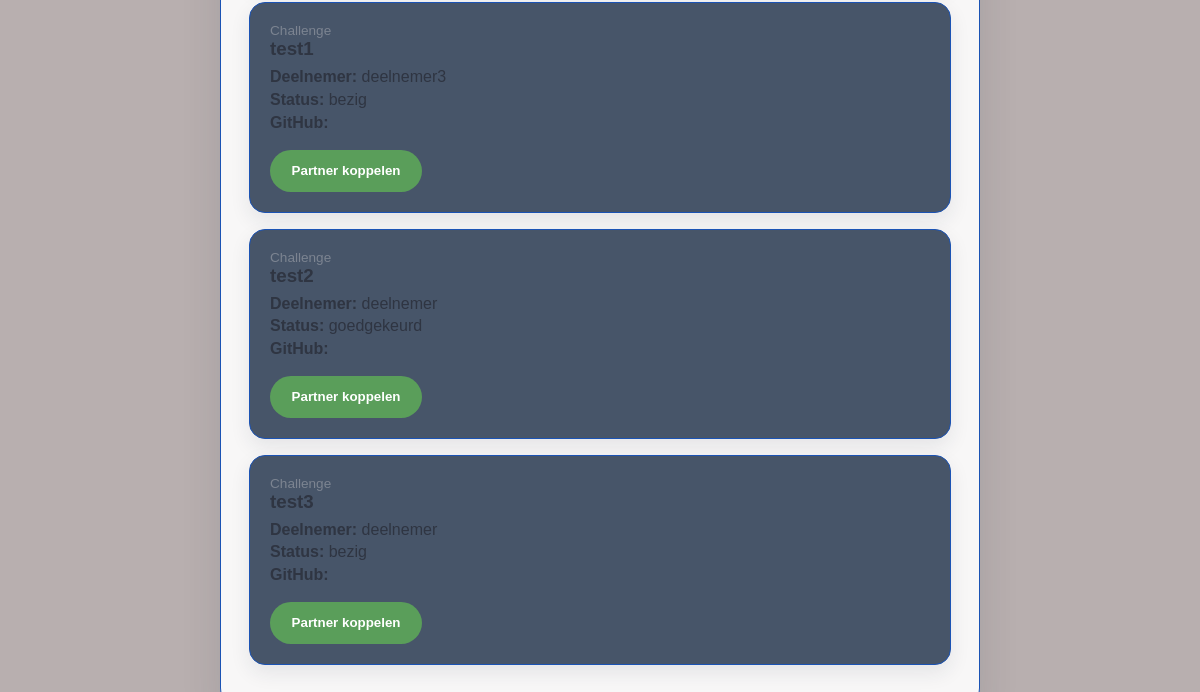
/projecten-zonder-partner/ (signed in, lower part), run on an earlier commit of the app's database.
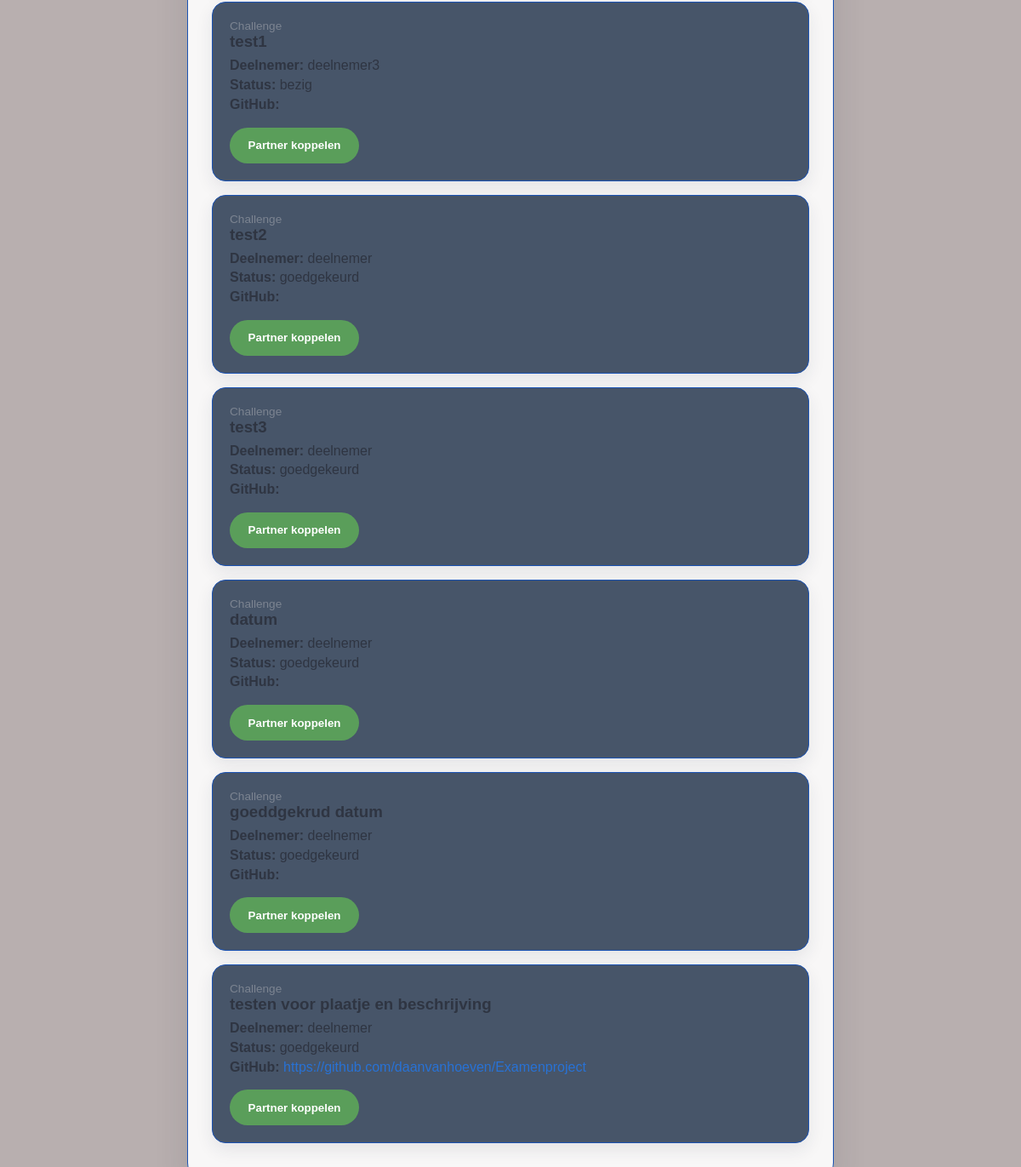
And on a later commit of the database.
### challenges/models.py (models this page shows, shortened)
class Project(models.Model):
    challenge = models.ForeignKey(Challenge, on_delete=models.CASCADE)
    deelnemer = models.ForeignKey(
        User,
        on_delete=models.CASCADE,
        related_name='projecten'
    )
    partner = models.ForeignKey(
        User,
        on_delete=models.SET_NULL,
        null=True,
        blank=True,
        related_name='partner_projecten'
    )
    uitgenodigde_partner = models.ForeignKey(
        User,
        on_delete=models.SET_NULL,
        null=True,
        blank=True,
        related_name='uitnodigingen'
    )
    geblokkeerd = models.BooleanField(default=False)
    github_link = models.URLField()
    beschrijving = models.TextField(blank=True)
    aangemaakt_op = models.DateTimeField(auto_now_add=True)
    afbeelding = models.FileField(upload_to='project_afbeeldingen/', blank=True, null=True)
    likes = models.PositiveIntegerField(default=0)
    status = models.CharField(
        max_length=20,
        choices=[
            ('bezig', 'Bezig'),
            ('ingediend', 'Ingediend'),
            ('goedgekeurd', 'Goedgekeurd'),
            ('afgekeurd', 'Afgekeurd'),
        ],
        default='bezig'
    )
    feedback = models.TextField(blank=True, null=True)
    ingediend_op = models.DateTimeField(null=True, blank=True)
    goedgekeurd_op = models.DateTimeField(null=True, blank=True)

class Challenge(models.Model):
    titel = models.CharField(max_length=200)
    omschrijving = models.TextField()
    discipline_een = models.ForeignKey(
        Discipline,
        on_delete=models.CASCADE,
        related_name='challenges_een'
    )
    discipline_twee = models.ForeignKey(
        Discipline,
        on_delete=models.CASCADE,
        related_name='challenges_twee'
    )
    aangemaakt_door = models.ForeignKey(
        User,
        on_delete=models.SET_NULL,
        null=True
    )
    aangemaakt_op = models.DateTimeField(auto_now_add=True)

### challenges/views.py (the view)
# urls.py: path('projecten-zonder-partner/', views.projecten_zonder_partner, name='projecten_zonder_partner'),
@login_required(login_url='login')
def projecten_zonder_partner(request):
    try:
        profiel = Profiel.objects.get(user=request.user)
    except Profiel.DoesNotExist:
        return redirect('challenges_lijst')
    if profiel.rol != 'begeleider':
        return redirect('challenges_lijst')
    projecten = Project.objects.filter(partner=None)
    return render(request, 'projecten_zonder_partner.html', {'projecten': projecten})

### challenges/templates/projecten_zonder_partner.html (shortened to what this page needs)
{% extends 'base.html' %}
{% block content %}
    {% for project in projecten %}
        <div class="accent-card">
            <p class="small-label">Challenge</p>
            <h3 class="section-title">{{ project.challenge.titel }}</h3>
            <p class="line"><strong>Deelnemer:</strong> {{ project.deelnemer.username }}</p>
            <p class="line"><strong>Status:</strong> {{ project.status }}</p>
            <p class="line">
                <strong>GitHub:</strong>
                <a href="{{ project.github_link }}" target="_blank">{{ project.github_link }}</a>
            </p>
            <a href="{% url 'partner_kiezen' project.id %}">
                <button class="button button-spaced button-secondary">
                    Partner koppelen
                </button>
            </a>
        </div>
    {% empty %}
        <p>Alle projecten hebben al een partner.</p>
    {% endfor %}
{% endblock %}

What changed in the data, as far as the page shows it:
changed Project "test3": status "bezig" → "goedgekeurd"
added Project: challenge.titel "datum", deelnemer.username "deelnemer", status "goedgekeurd"
added Project: challenge.titel "goeddgekrud datum", deelnemer.username "deelnemer", status "goedgekeurd"
added Project: challenge.titel "testen voor plaatje en beschrijving", deelnemer.username "deelnemer", status "goedgekeurd", github_link "https://github.com/daanvanhoeven/Examenproject"
